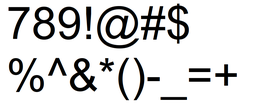
#> input picture handwriting/test_2.png, 256 x 112 px, shrunk from 843 x 370 before the run
$ jupyter execute --allow-errors predict.ipynb
#> lines starting #> are read from the running program, lines starting #| are printed output that depends on the picture; after the words box and inside, x2 and y2 are one past the last pixel; in counts of white or black regions, pixels touching at a corner belong together
[cell 1]
import cv2
import numpy as np
import pandas as pd
import matplotlib.pyplot as plt
from sklearn.externals import joblib

[cell 2]
DX = [0, 1, 1, 1, 0, -1, -1, -1]
DY = [-1, -1, 0, 1, 1, 1, 0, -1]

def generate_neighbour(img, y, x):
    h, w = img.shape
    p2 = img[y-1][x] if y > 0 else 0
    p3 = img[y-1][x+1] if y > 0 and x < w-1 else 0
    p4 = img[y][x+1] if x < w-1 else 0
    p5 = img[y+1][x+1] if y < h-1 and x < w-1 else 0
    p6 = img[y+1][x] if y < h-1 else 0
    p7 = img[y+1][x-1] if y < h-1 and x > 0 else 0
    p8 = img[y][x-1] if x > 0 else 0
    p9 = img[y-1][x-1] if y > 0 and x > 0 else 0
    return [p2,p3,p4,p5,p6,p7,p8,p9]

def check_delete(image, y, x):
    if image[y][x] == 0:
        return False
    ps = generate_neighbour(image, y, x)
    np = len(list(filter(lambda x : x != 0, ps)))
    sp = 0
    for i in range(len(ps)):
        j = (i + 1) % len(ps)
        sp += 1 if ps[i] != 0 and ps[j] == 0 else 0
    ret = (2 <= np) and (np <= 6) and (sp == 1) and (ps[2] == 0 or ps[4] == 0 or (ps[0] == 0 and ps[6] == 0))
    return ret

def check_delete_2(image, y, x):
    if image[y][x] == 0:
        return False
    ps = generate_neighbour(image, y, x)
    np = len(list(filter(lambda x : x != 0, ps)))
    sp = 0
    for i in range(len(ps)):
        j = (i + 1) % len(ps)
        sp += 1 if ps[i] != 0 and ps[j] == 0 else 0
    ret = (2 <= np) and (np <= 6) and (sp == 1) and (ps[0] == 0 or ps[6] == 0 or (ps[2] == 0 and ps[4] == 0))
    return ret

def thinning(img):
    height, width = img.shape
    img = img.copy()
    change = True
    while change:
        must_delete = []
        change = False
        for y in range(height):
            for x in range(width):
                if check_delete(img, y, x):
                    change = True
                    must_delete += [(x,y)]
        for v in must_delete:
            img[v[1]][v[0]] = 0

        must_delete = []
        for y in range(height):
            for x in range(width):
                if check_delete_2(img, y, x):
                    change = True
                    must_delete += [(x,y)]
        for v in must_delete:
            img[v[1]][v[0]] = 0
        must_delete = []
    return img

# [227 lines left out: functions is_corner, is_intersection, get_corner_and_intersection, get_bounds, get_feature, not called in this run]

[cell 3]
img = cv2.imread('test_2.png')
#> img is the input picture: shape (112, 256, 3); mean B, G, R 219.2, 219.2, 219.2
img = cv2.cvtColor(img, cv2.COLOR_BGRA2GRAY)
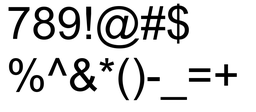
#> img: shape (112, 256); min 0, max 255, mean 219.2
_, img = cv2.threshold(img, 50, 255, cv2.THRESH_BINARY)
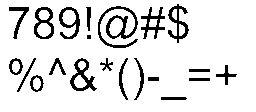
#> img: shape (112, 256); 88.3% white; 21 black regions (1 under 20 px), largest, box (x1, y1, x2, y2) and area: (98, 6, 138, 48) 548, (70, 58, 97, 91) 327, (168, 4, 189, 43) 301
img = cv2.bitwise_not(img)
img = cv2.erode(img, np.ones((3,3)), iterations=1)
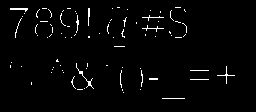
#> img: shape (112, 256); 2.2% white in thin lines or dots, all inside (x1, y1, x2, y2) = (10, 7, 235, 99)
img = thinning(img)
#> after the loop in thinning, `while change:`:
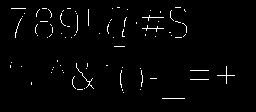
#> img: shape (112, 256); 1.9% white in thin lines or dots, all inside (x1, y1, x2, y2) = (10, 7, 235, 99)

#> (the rest of this cell did not finish here and is left out)

$ run again, with handwriting/test_1.png copied over handwriting/test_2.png
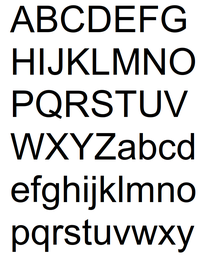
#> input picture handwriting/test_1.png, 208 x 256 px, shrunk from 661 x 812 before the run
#> img is the input picture: shape (256, 208, 3); mean B, G, R 209.8, 209.8, 209.8
#> `_, img = cv2.threshold(img, 50, 255, cv2.THRESH_BINARY)`:
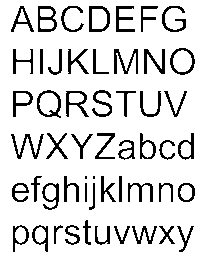
#> img: shape (256, 208); 85.8% white; black in thin lines or dots, all inside (x1, y1, x2, y2) = (11, 6, 195, 252)
#> after the loop in thinning, `while change:`:
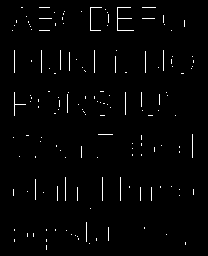
#> img: shape (256, 208); 1.7% white in thin lines or dots, all inside (x1, y1, x2, y2) = (12, 7, 194, 250)
